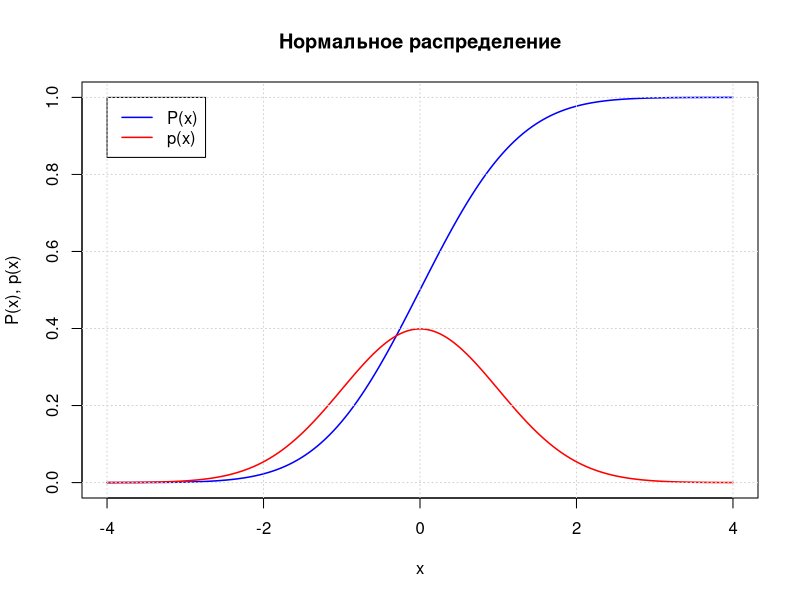
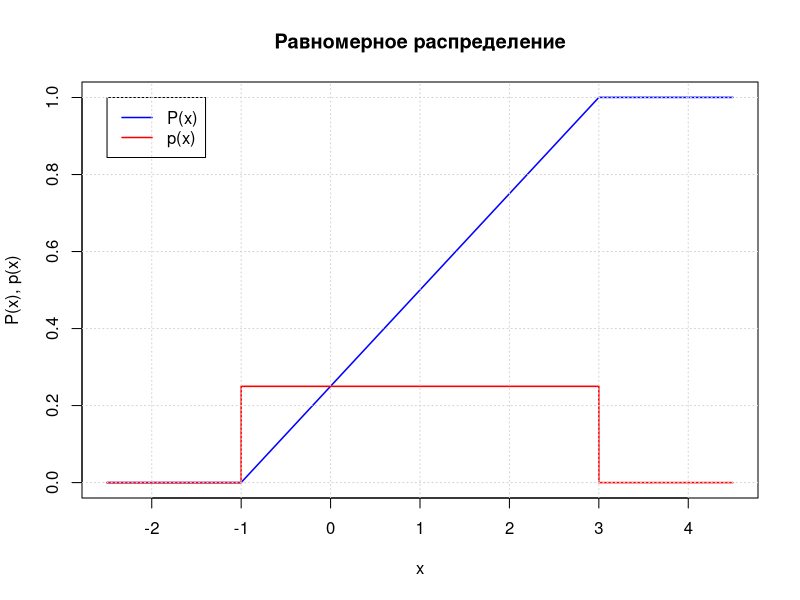
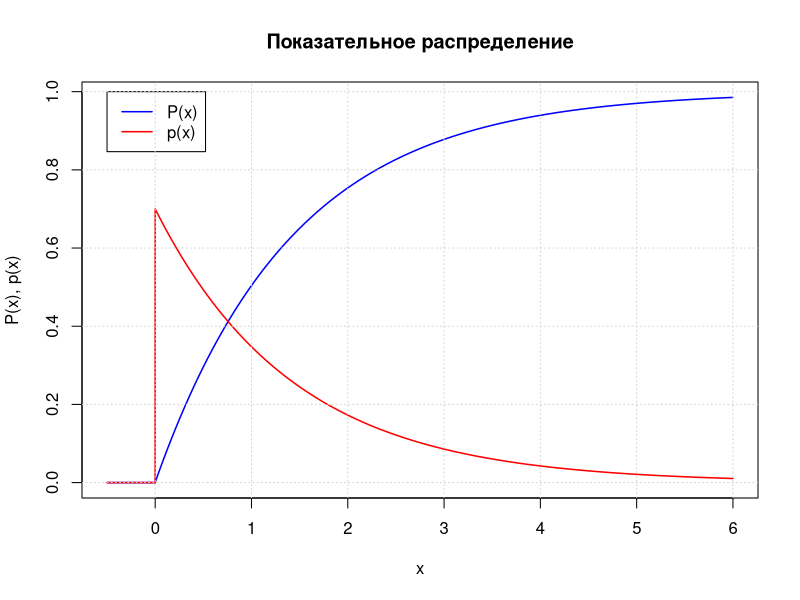
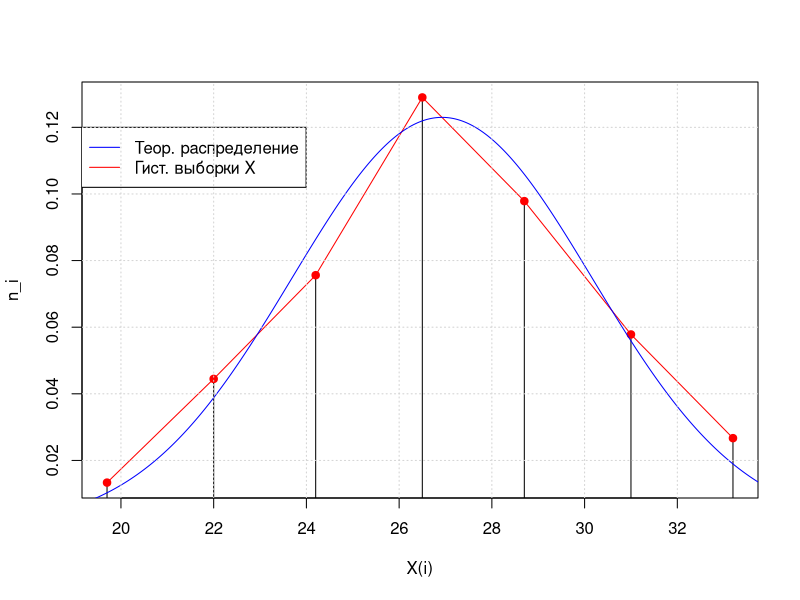
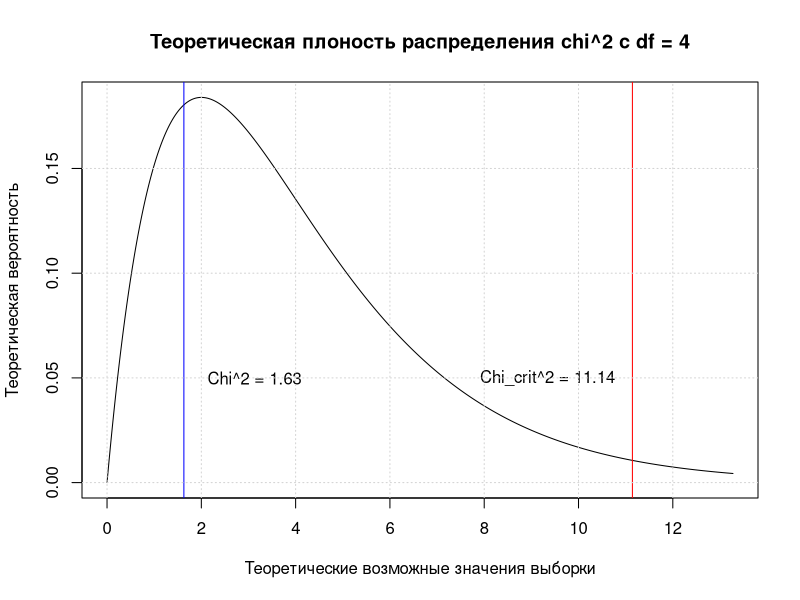
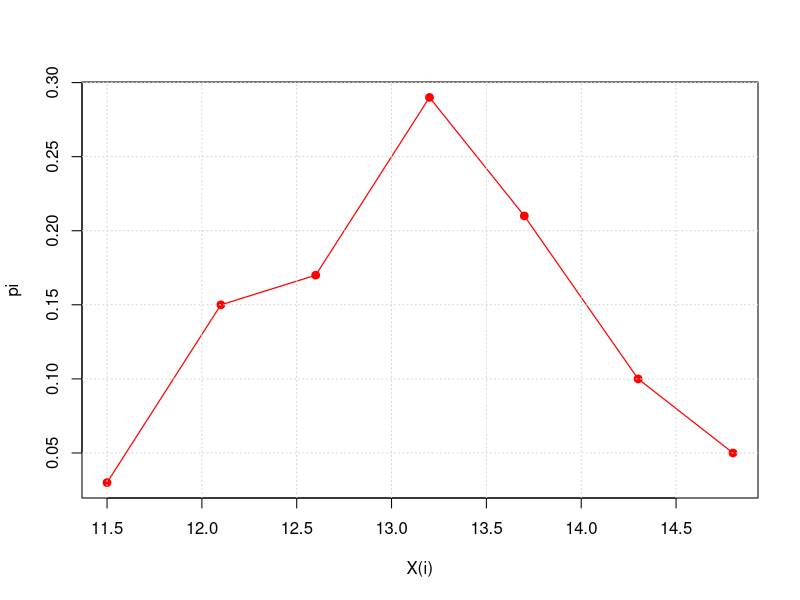
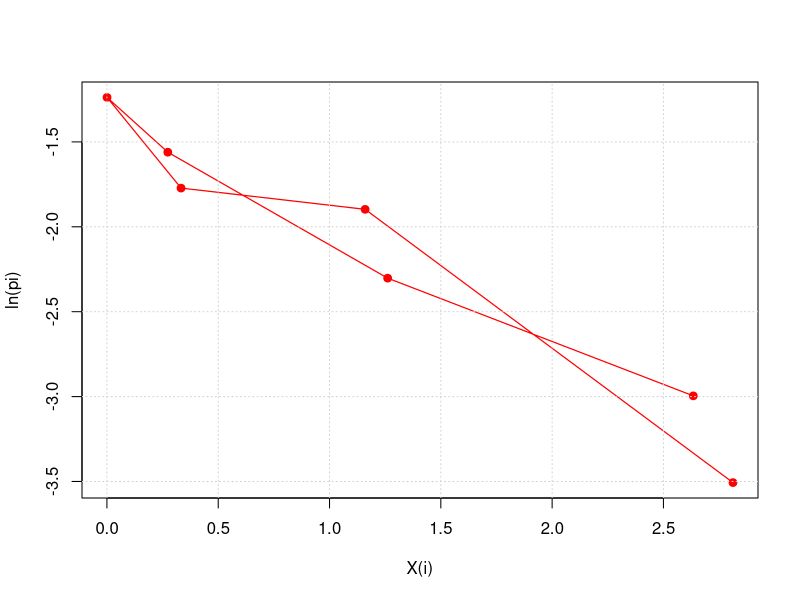
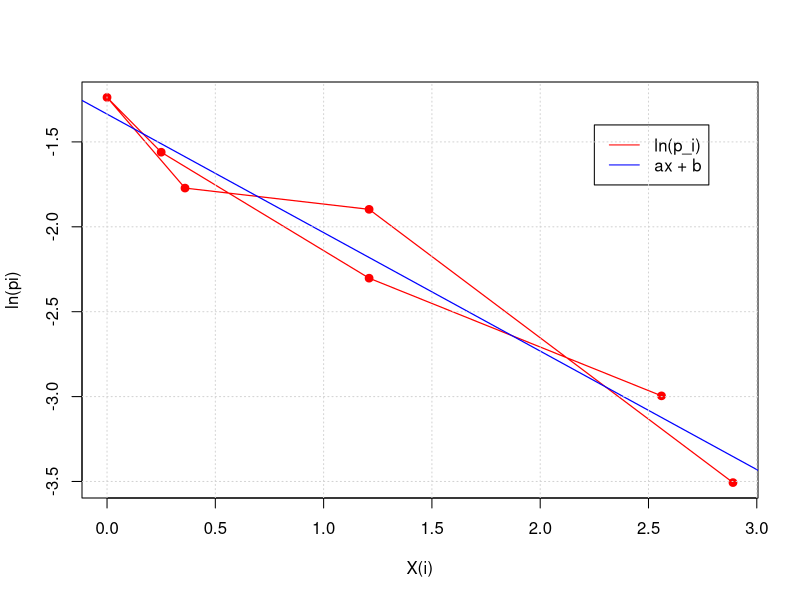

Source code (R) for these figures, in order:
## ---- chunk 1
knitr::opts_chunk$set(echo = TRUE, dev="cairo_pdf", out.width = "67%", fig.align = "center")
## ---- chunk 2
grid <- seq(-4, 4, 0.001)
p_x <- dnorm(grid)
P_x <- cumsum(p_x) * 0.001

plot(grid, P_x, type = "l", col = "blue", lwd = I(1.5),
     main = "Нормальное распределение", xlab = "x", ylab = "P(x), p(x)")
lines(grid, p_x, type = "l", col = "red", lwd = I(1.5))
legend(x = -4, y = 1.0, legend = c("P(x)","p(x)"), col = c("blue", "red"), lwd = c(I(1.5), I(1.5)))
grid()
## ---- chunk 3
grid <- seq(-2.5, 4.5, 0.001)
p_x <- dunif(grid, -1, 3)
P_x <- cumsum(p_x) * 0.001

plot(grid, P_x, type = "l", col = "blue", lwd = I(1.5),
     main = "Равномерное распределение", xlab = "x", ylab = "P(x), p(x)")
lines(grid, p_x, type = "l", col = "red", lwd = I(1.5))
legend(x = -2.5, y = 1.0, legend = c("P(x)","p(x)"), col = c("blue", "red"), lwd = c(I(1.5), I(1.5)))
grid()
## ---- chunk 4
grid <- seq(-0.5, 6, 0.001)
p_x <- dexp(grid, 0.7)
P_x <- cumsum(p_x) * 0.001

plot(grid, P_x, type = "l", col = "blue", lwd = I(1.5),
     main = "Показательное распределение", xlab = "x", ylab = "P(x), p(x)")
lines(grid, p_x, type = "l", col = "red", lwd = I(1.5))
legend(x = -0.5, y = 1.0, legend = c("P(x)","p(x)"), col = c("blue", "red"), lwd = c(I(1.5), I(1.5)))
grid()
## ---- chunk 5
library(dplyr)
## ---- chunk 6
set.seed(123)

mu_param <- 26.7                         # Math Expectation of X_sample
sigma_param <- 3.5                       # Sigma of X_sample
N <- 100                                 # Number of members in X_sample

n_groups = 1 + floor(log2(N))                       # Number of hist groups
X_sample <- round(rnorm(n = N, 
                        mean = mu_param, 
                        sd = sigma_param), 3)       # X_sample generation


h <- (max(X_sample) - min(X_sample)) / n_groups     # Hist step

Z <- seq(from = min(X_sample),
         to = max(X_sample),
         by = h)                                    # Hist boundaries

X <- (Z[-1] + Z[-length(Z)]) / 2                    # Hist centers

table_cut <- data.frame(values = X_sample, 
                        groups = cut(X_sample, n_groups)) # Table of quants

print(head(table_cut))                              # Table of values and groups
## ---- chunk 7
# GroupBy 'groups' and calculate Absolute and Relative frequences
table_hist <- table_cut %>% 
  dplyr::group_by(groups) %>% 
  dplyr::summarise(abs_freq = n(),
                   rel_freq = n()/N)

table_hist$low <- round(Z[-length(Z)], 1)           # Lower bound of columns
table_hist$upp <- round(Z[-1], 1)                   # Upper bound of columns
table_hist$med <- round(X, 1)                       # Middle of columns

print(table_hist)
## ---- chunk 8
mu_sample <- sum(table_hist$med * table_hist$rel_freq)
print(mu_sample)
## ---- chunk 9
sd_sample <- sqrt(sum((table_hist$med - mu_sample)^2 * table_hist$rel_freq))
print(sd_sample)
## ---- chunk 10
grid <- seq(mu_sample - 2.5 * sd_sample, mu_sample + 2.5 * sd_sample, 0.001)

plot(x = table_hist$med, 
     y = table_hist$rel_freq / h, 
     type="h", xlab = "X(i)", ylab = "n_i")
lines(x = table_hist$med, 
      y = table_hist$rel_freq / h, 
      type = "o", col = "red", pch=19)
lines(grid, dnorm(grid,mu_sample,sd_sample), col="blue")
legend(x = 19, y = 0.12, 
       legend = c("Теор. распределение", "Гист. выборки X"),
       col = c("blue", "red"), 
       lty = c(1, 1))
grid()
## ---- chunk 11
integrate(f = dnorm,               # Func to integrate
          lower = -Inf,            # Low bound
          upper = 25.9,            # Upper bound
          mean = mu_sample,        # Param1
          sd = sd_sample,          # Param2
          abs.tol = 0)             # Absolute error
## ---- chunk 12
interg_normal <- function(low=-Inf, high=Inf, mean_param=0, sd_param=1) {
  unlist(
    integrate(f = dnorm, 
              mean = mean_param, 
              sd=sd_param, 
              lower=low, 
              upper=high, 
              abs.tol=0)[1]
    )
}
## ---- chunk 13
chisq_test_norm <- function(table_hist, mean_p, sd_p) {
  N <- sum(table_hist$abs_freq)
  prac <- table_hist$abs_freq
  theor <- numeric(nrow(table_hist))
  for (i in 1:nrow(table_hist)) {
    theor[i] <- N * (interg_normal(high = table_hist$upp[i], 
                                   mean_param = mean_p, 
                                   sd_param = sd_p) - 
                       interg_normal(high = table_hist$low[i], 
                                     mean_param = mean_p, 
                                     sd_param = sd_p))
  }
  chisq_d <-sum((prac - theor)^2 / theor)
  return(chisq_d)
}
## ---- chunk 14
chisq_test <- chisq_test_norm(table_hist = table_hist, 
                              mean_p = mu_sample, 
                              sd_p = sd_sample)

chisq_test < qchisq(p=0.975, df = n_groups - 2 - 1)
## ---- chunk 15
x_axis <- seq(0, qchisq(0.99, n_groups - 2 - 1), 0.001)
plot(x_axis, dchisq(x_axis, n_groups - 2 - 1), type="l",
     xlab = "Теоретические возможные значения выборки",
     ylab = "Теоретическая вероятность",
     main = paste0("Теоретическая плоность распределения chi^2 с df = ", n_groups - 2 - 1))
abline(v = c(chisq_test, qchisq(0.975, n_groups - 2 - 1)), col = c("blue", "red"))
text(x = c(chisq_test, qchisq(0.975, n_groups - 2 - 1)) + c(1.5, -1.8), y = 0.05, 
     labels = c(paste0("Chi^2 = ", round(chisq_test, 2)), 
                paste0("Chi_crit^2 = ", round(qchisq(0.975, n_groups - 2 - 1), 2))))
grid()
## ---- chunk 16
set.seed(12)

N <- 100                                        # Number of rows in sample
mu_param <- 13.2                                # Mu param
sigma_param <- 0.9                              # Sigma param
X_sample <- rnorm(n = N, 
                  mean = mu_param, 
                  sd = sigma_param)             # Sample generation

n_groups <- 1 + floor(log2(N))                      # Number of groups

h <- (max(X_sample) - min(X_sample)) / n_groups     # Hist step

Z <- seq(from = min(X_sample),
         to = max(X_sample),
         by = h)                                    # Hist boundaries

X <- (Z[-1] + Z[-length(Z)]) / 2                    # Hist centers

table_cut <- data.frame(values = X_sample, 
                        groups = cut(X_sample, n_groups)) # Table of quants

print(head(table_cut))                             # Table of values and groups
## ---- chunk 17
# GroupBy 'groups' and calculate Absolute and Relative frequences
table_hist <- table_cut %>% 
  dplyr::group_by(groups) %>% 
  dplyr::summarise(abs_freq = n(),
                   rel_freq = n()/N)

table_hist$low <- round(Z[-length(Z)], 1)           # Lower bound of columns
table_hist$upp <- round(Z[-1], 1)                   # Upper bound of columns
table_hist$med <- round(X, 1)                       # Middle of columns

print(table_hist)
## ---- chunk 18
mu_sample <- sum(table_hist$med * table_hist$rel_freq)
sd_sample <- sqrt(sum((table_hist$med - mu_sample)^2 * table_hist$rel_freq))
## ---- chunk 19
plot(x = table_hist$med,
     y = table_hist$rel_freq,
     col = "red",
     type = "o",
     pch = 19,
     lwd = I(1.2),
     xlab = "X(i)", ylab = "pi")
grid()
## ---- chunk 20
plot(x = (table_hist$med - mu_sample)^2,
     y = log(table_hist$rel_freq),
     col = "red",
     type = "o",
     pch = 19,
     lwd = I(1.2),
     xlab = "X(i)", ylab = "ln(pi)")
grid()
## ---- chunk 21
ln_p <- log(table_hist$rel_freq)                # У
x <- (table_hist$med - mu_param)^2              # X

linear_model <- lm(ln_p ~ x)                    # Linear model ln_p of x
a <- linear_model$coefficients[2]               # Slope  
b <- linear_model$coefficients[1]               # Intercept

print(linear_model)
## ---- chunk 22
plot(x = x,
     y = ln_p,
     col = "red",
     type = "o",
     pch = 19,
     lwd = I(1.2),
     xlab = "X(i)", ylab = "ln(pi)")
abline(a = b, 
       b = a, 
       col = "blue", 
       lwd = I(1.2))
legend(x = 2.25, y = -1.4, 
       legend = c("ln(p_i)", "ax + b"), 
       col = c("red", "blue"),
       lty = c(1, 1))
grid()
## ---- chunk 23
mod_ln_p <- a * x + b
R2 <- cor(ln_p, mod_ln_p)^2

print(R2)
## ---- chunk 24
set.seed(12)

N <- 100                                        # Number of rows in sample
lambda_param <- 0.87                                # Lambda param
X_sample <- rexp(n = N, rate = lambda_param)        # Sample generation

n_groups <- 1 + floor(log2(N))                      # Number of groups

h <- (max(X_sample)) / n_groups                     # Hist step

Z <- seq(from = 0,
         to = max(X_sample),
         by = h)                                    # Hist boundaries

X <- (Z[-1] + Z[-length(Z)]) / 2                    # Hist centers

table_cut <- data.frame(values = X_sample, 
                        groups = cut(X_sample, Z)) # Table of quants

print(head(table_cut))                             # Table of values and groups
## ---- chunk 25
# GroupBy 'groups' and calculate Absolute and Relative frequences
table_hist <- table_cut %>% 
  dplyr::group_by(groups) %>% 
  dplyr::summarise(abs_freq = n(),
                   rel_freq = n()/N)

table_hist$low <- round(Z[-length(Z)], 2)           # Lower bound of columns
table_hist$upp <- round(Z[-1], 2)                   # Upper bound of columns
table_hist$med <- round(X, 2)                       # Middle of columns

print(table_hist)
## ---- chunk 26
plot(x = table_hist$med,
     y = table_hist$rel_freq,
     col = "red",
     type = "o",
     pch = 19,
     lwd = I(1.2),
     xlab = "X(i)", ylab = "pi")
grid()
## ---- chunk 27
plot(x = table_hist$med,
     y = log(table_hist$rel_freq),
     col = "red",
     type = "o",
     pch = 19,
     lwd = I(1.2),
     xlab = "X(i)", ylab = "ln(pi)")
grid()
## ---- chunk 28
ln_p <- log(table_hist$rel_freq)                # У
x <- table_hist$med                             # X

linear_model <- lm(ln_p ~ x)                    # Linear model ln_p of x
a <- linear_model$coefficients[2]               # Slope  
b <- linear_model$coefficients[1]               # Intercept

print(linear_model)
## ---- chunk 29
plot(x = table_hist$med,
     y = log(table_hist$rel_freq),
     col = "red",
     type = "o",
     pch = 19,
     lwd = I(1.2),
     xlab = "X(i)", ylab = "ln(pi)")
abline(a = b, 
       b = a, 
       col = "blue", 
       lwd = I(1.2))
legend(x = 3.5, y = -1.0, 
       legend = c("ln(p_i)", "ax + b"), 
       col = c("red", "blue"),
       lty = c(1, 1))
grid()
## ---- chunk 30
mod_ln_p <- a * x + b
R2 <- cor(ln_p, mod_ln_p)^2

print(R2)
